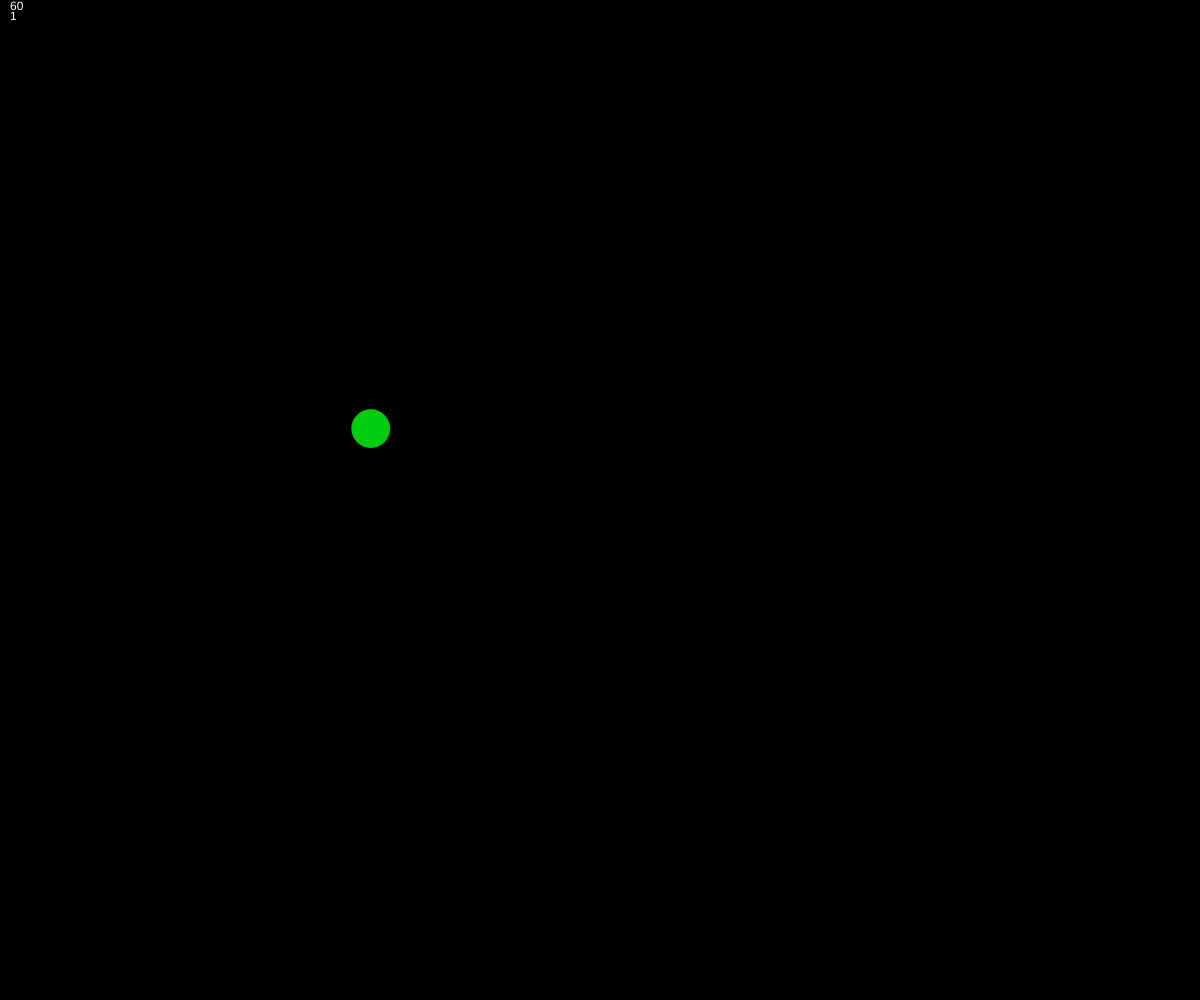
Frame 1 (no input)
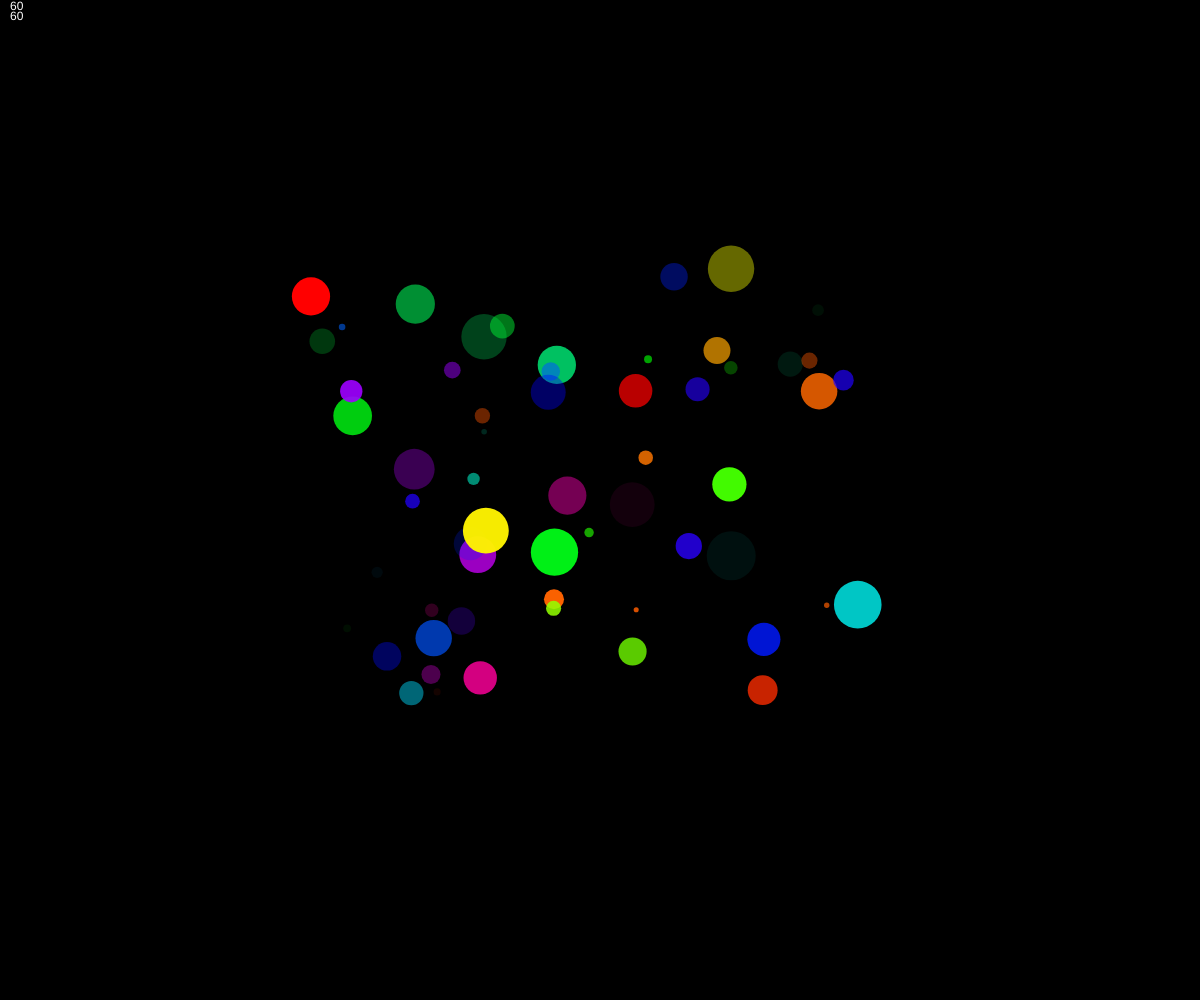
Frame 60 (no input)
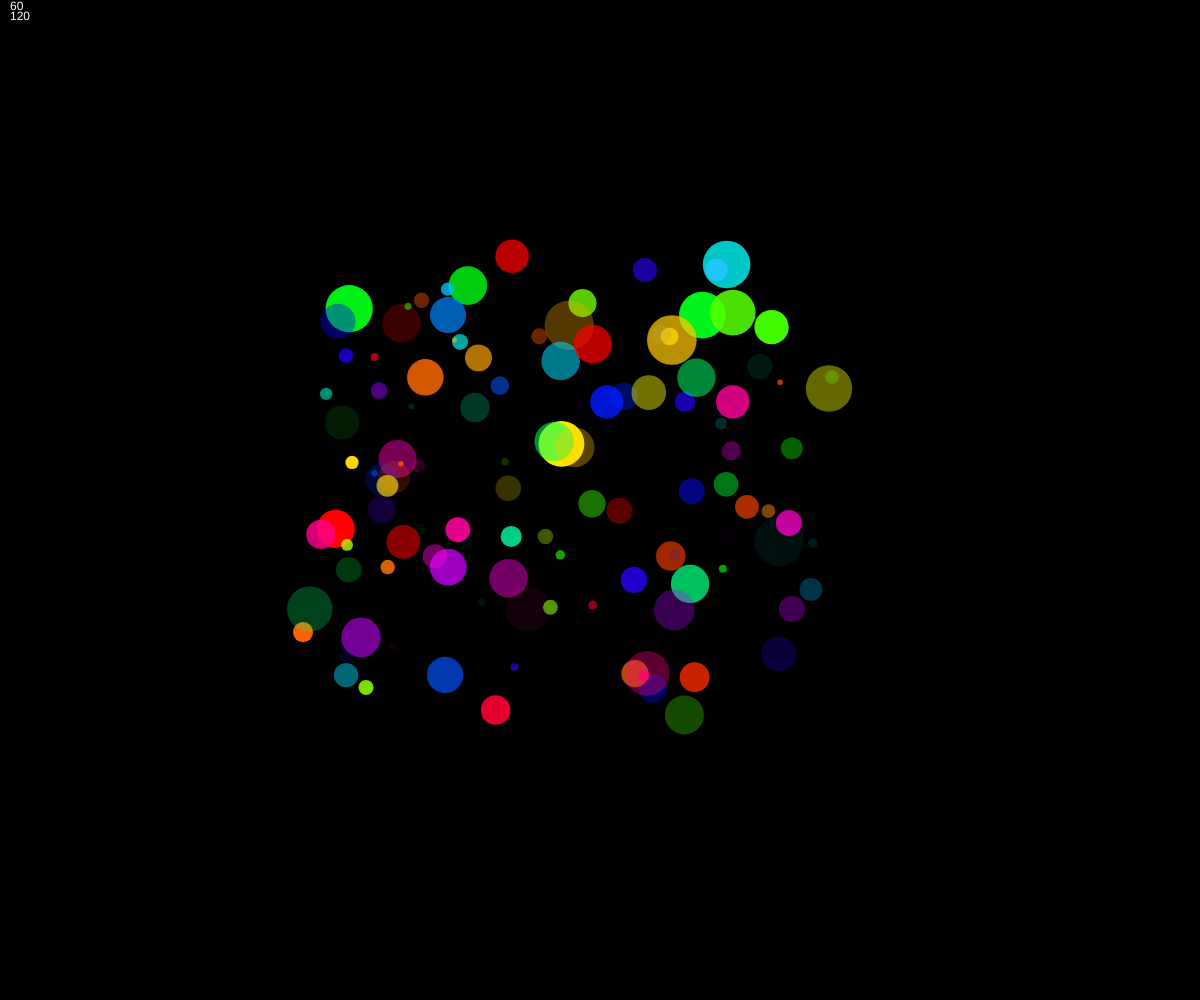
Frame 120 (the mouse pressed at the canvas centre since frame 60)

The p5.js sketch that drew these frames (run headless with seeded random() and noise() and a simulated clock; from frame 60 on, the mouse is pressed at the canvas centre):

// p5.js sketch
// ── sketch.js
// Project Title
// Your Name
// Date
//
// Extra for Experts:
// - describe what you did to take this project "above and beyond"

let bubbles = [];

function setup() {
  createCanvas(windowWidth, windowHeight);
  colorMode(HSB, 255);
  bubbles.push(new Bubble());
  noStroke();
}

function draw() {
  background(0);
  push();
  fill("white")
  text(str(round(frameRate())), 10, 10);
  text(str(round(bubbles.length)), 10, 20);
  pop();
  for (let bubble of bubbles) {
    bubble.update();
    bubble.draw();
  }
  
  bubbles.push(new Bubble());


}


class Bubble {
  constructor() {
    this.x = random(width);
    this.y = random(height);
    this.size = random(5,50);
    this.colour = color(random(255), 255, 255, random(255));
    this.time = 0;
    this.seedX = random(0,100000)/5000;
    this.seedY = random(0,100000)/5000;
    
  }
  update() {
    this.x = noise(this.time + this.seedX) * width;
    this.y = noise(this.time + this.seedY) * height;
    this.time += 0.01;
    
  }

  draw(){
    push();
    fill(this.colour);
    circle(this.x,this.y,this.size);
    pop();
  }
}
